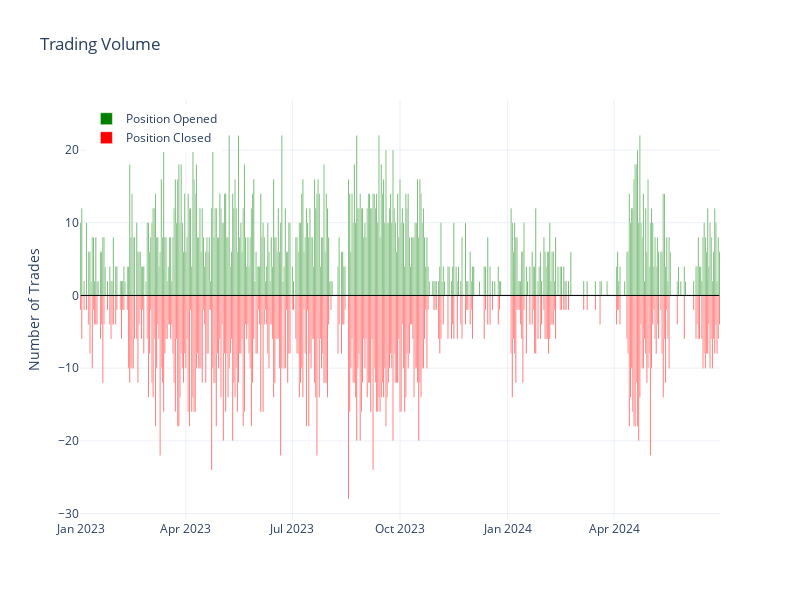

The notebook cell saved with this chart:
### Code cell
import pandas as pd
import plotly.graph_objects as go

trades_filepath = './results/test/trades_log.csv'
trades_df = pd.read_csv(trades_filepath)

trades_df['open_time'] = pd.to_datetime(trades_df['open_time'])
trades_df['close_time'] = pd.to_datetime(trades_df['close_time'])

trades_df['open_date'] = trades_df['open_time'].dt.date
trades_df['close_date'] = trades_df['close_time'].dt.date

trades_opened_per_day = trades_df['open_date'].value_counts().sort_index()

trades_closed_per_day = trades_df['close_date'].value_counts().sort_index()

trades_counts = pd.DataFrame({
    'date': pd.to_datetime(trades_opened_per_day.index),
    'trades_opened': trades_opened_per_day.values,
    'trades_closed': -trades_closed_per_day.reindex(trades_opened_per_day.index, fill_value=0).values
})

fig = go.Figure()

fig.add_trace(go.Bar(
    x=trades_counts['date'],
    y=trades_counts['trades_opened'],
    name='Position Opened',
    marker_color='green',
    opacity=1.0
))

# Add bars for trades closed
fig.add_trace(go.Bar(
    x=trades_counts['date'],
    y=trades_counts['trades_closed'],
    name='Position Closed',
    marker_color='red',
    opacity=1.0
))

fig.add_shape(
    type="line",
    x0=trades_counts['date'].min(), x1=trades_counts['date'].max(),
    y0=0, y1=0,
    line=dict(color="black", width=1)
)


fig.update_layout(
    title='Trading Volume',
    yaxis_title='Number of Trades',
    barmode='relative',
    legend=dict(x=0.01, y=0.99),
    template='plotly_white',
    width=800,
    height=600
)

fig.update_xaxes(
    tickformat='%b %Y',
    tickangle=0,
    showgrid=True,
    zeroline=True,
    showticklabels=True,
    dtick='M3'
)

fig.show()

### Figure 1 — Plotly figure (JSON) as saved in the notebook; plotly's stock layout.template omitted (floating-point values rounded to 4 significant figures; data arrays with more than 128 entries replaced by an {"elided": "..."} marker saying what was removed)
{"data": [{"marker": {"color": "green"}, "name": "Position Opened", "opacity": 1, "type": "bar", "x": {"elided": "432 str values"}, "y": {"elided": "432 int values"}}, {"marker": {"color": "red"}, "name": "Position Closed", "opacity": 1, "type": "bar", "x": {"elided": "432 str values"}, "y": {"elided": "432 int values"}}], "layout": {"barmode": "relative", "height": 600, "legend": {"x": 0.01, "y": 0.99}, "shapes": [{"line": {"color": "black", "width": 1}, "type": "line", "x0": "2023-01-01T00:00:00", "x1": "2024-06-30T00:00:00", "y0": 0, "y1": 0}], "title": {"text": "Trading Volume"}, "width": 800, "xaxis": {"dtick": "M3", "showgrid": true, "showticklabels": true, "tickangle": 0, "tickformat": "%b %Y", "zeroline": true}, "yaxis": {"title": {"text": "Number of Trades"}}}}
